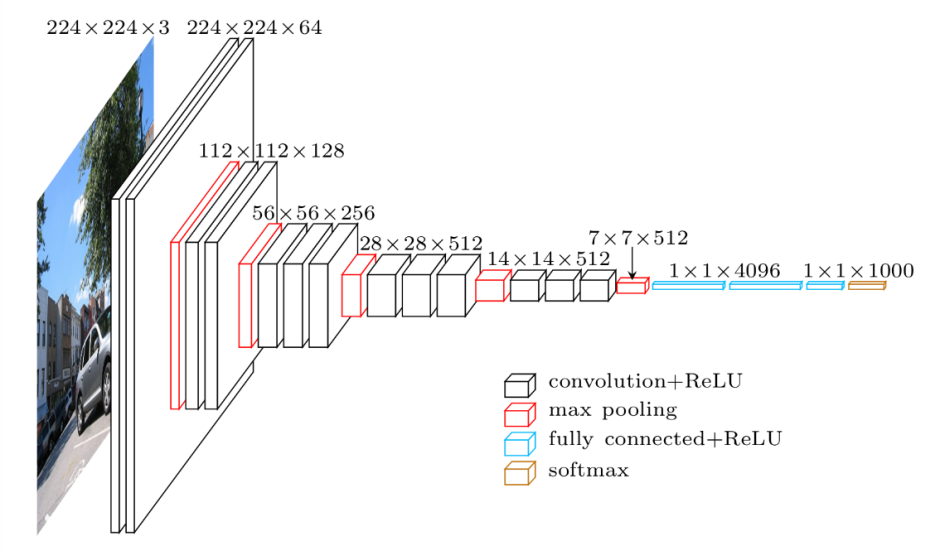
#> input picture Image/cnn.png, 940 x 551 px, found by its file name
$ python code2.py
#> lines starting #> are read from the running program, lines starting #| are printed output that depends on the picture
import cv2 as cv
import numpy as np

image =  cv.imread("Image/cnn.png")
#> image is the input picture: shape (551, 940, 3); mean B, G, R 240.8, 239.9, 239.7

# resized

destination_size = (500,500)
resized = cv.resize(image, (500,500))
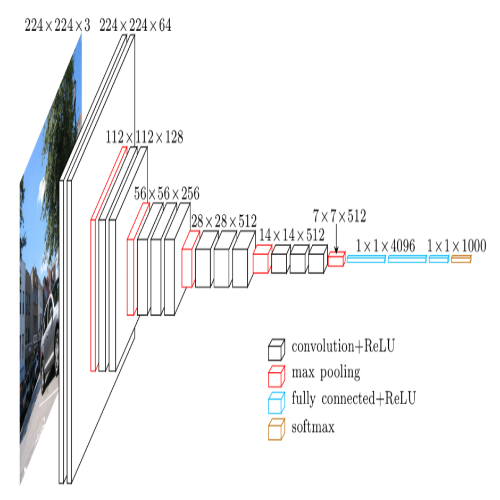
#> resized: shape (500, 500, 3); mean B, G, R 240.7, 239.8, 239.6
# cv.imshow("resized image", resized)

# also explain different interpolaiton in short


# Cropping

cropped = resized[50:450, 100:400]
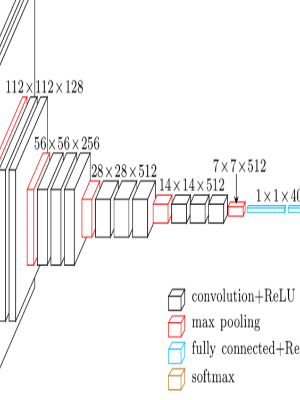
#> cropped: shape (400, 300, 3); mean B, G, R 244.5, 244.5, 245.6
cv.imshow("cropped image", cropped)


cv.waitKey(0)

$ run again, with Image/Axon-terminal---parts-of-a-neuron.png copied over Image/cnn.png
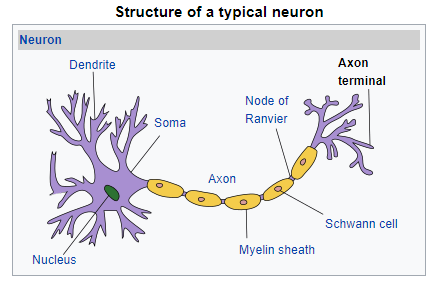
#> input picture Image/Axon-terminal---parts-of-a-neuron.png, 435 x 294 px, found by its file name
#> image is the input picture: shape (294, 435, 3); mean B, G, R 235.6, 232.9, 233.5
#> `resized = cv.resize(image, (500,500))`:
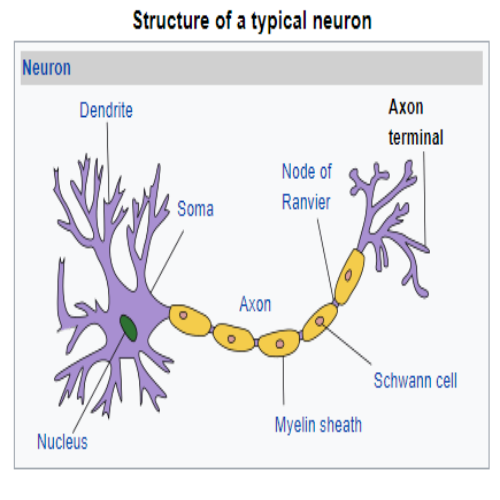
#> resized: shape (500, 500, 3); mean B, G, R 235.6, 232.9, 233.4
#> `cropped = resized[50:450, 100:400]`:
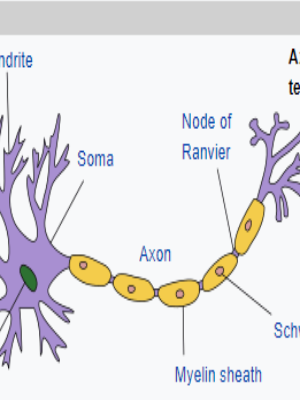
#> cropped: shape (400, 300, 3); mean B, G, R 230.4, 228.1, 229.7

$ run again, with Image/LASSOgradient_descent_lasso_regression.png copied over Image/cnn.png
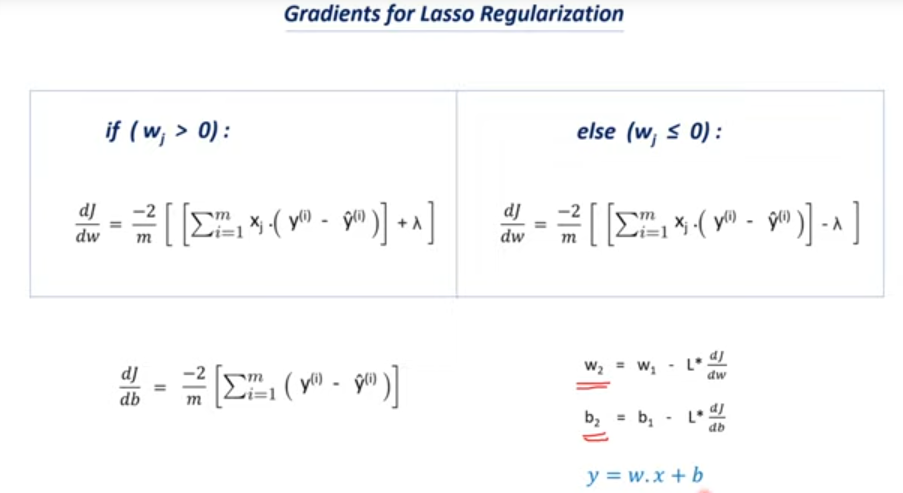
#> input picture Image/LASSOgradient_descent_lasso_regression.png, 1805 x 986 px, found by its file name (shown at 1/2 size)
#> image is the input picture: shape (986, 1805, 3); mean B, G, R 250.7, 250.2, 249.9
#> `resized = cv.resize(image, (500,500))`:
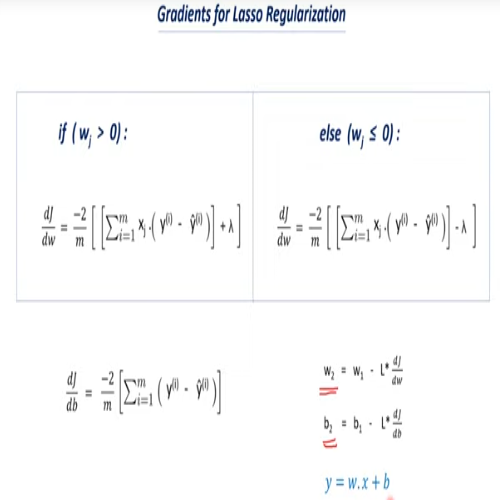
#> resized: shape (500, 500, 3); mean B, G, R 250.6, 250.1, 249.8
#> `cropped = resized[50:450, 100:400]`:
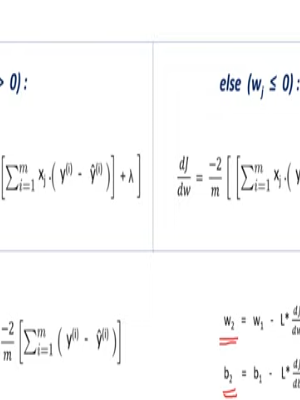
#> cropped: shape (400, 300, 3); mean B, G, R 250.1, 249.8, 249.8
